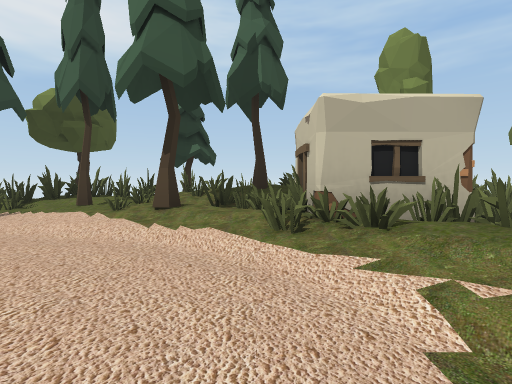
View 1 (above)

24 first-person views from a walk through a 3-D level made in the Unity game engine. The camera is 1.2 m above the floor, tilts 2° down and sees 85° across. The floor is counted in squares, 2 m on a side. Each view is taken from the middle of a square. On the plan, view 1 faces up. The plan holds only what a view shows up to about 9 squares ahead; the rest is blank. The place goes on beyond the plan. The player is left out.

View 2
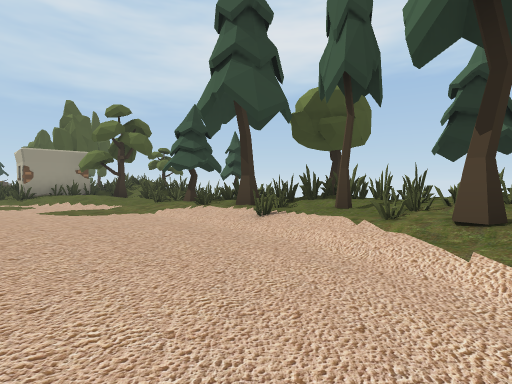

View 3
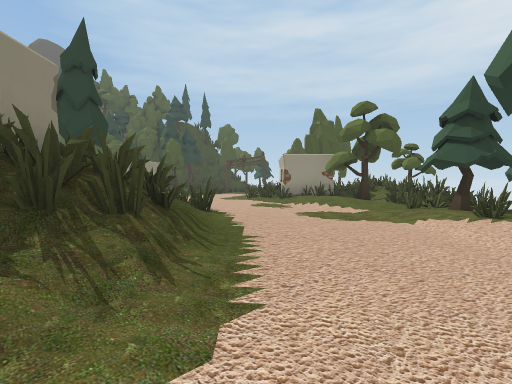

View 4
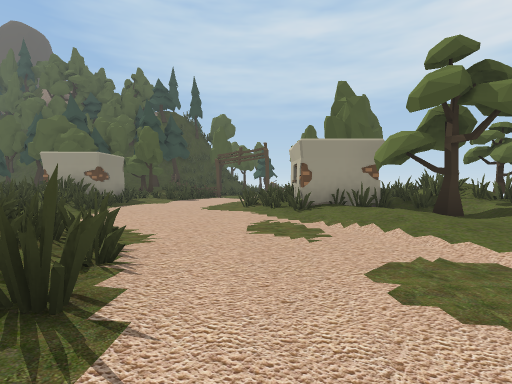

View 5
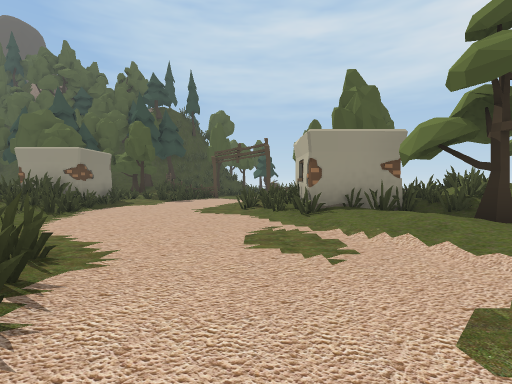

View 6
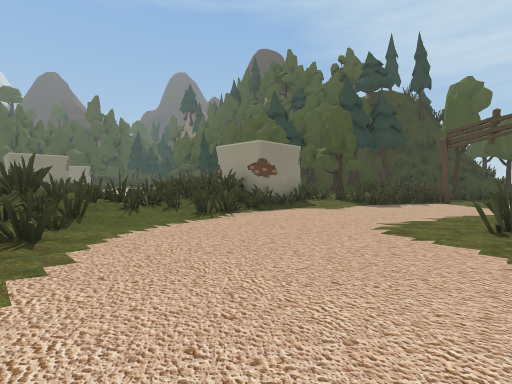

View 7
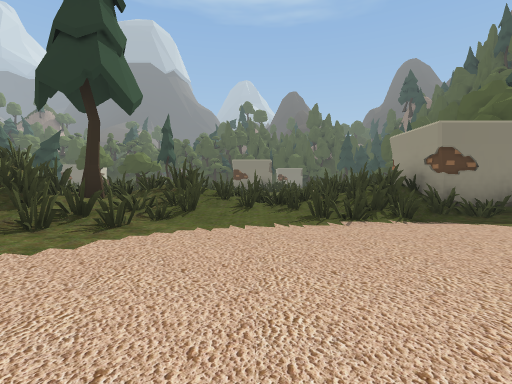

View 8
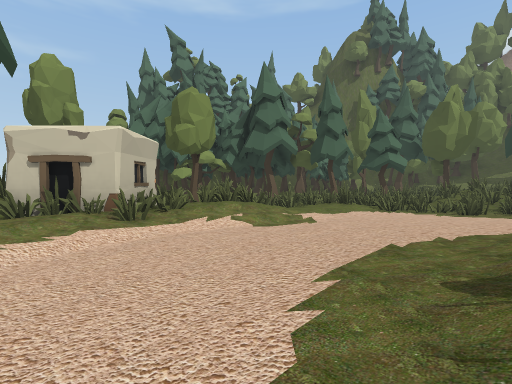

View 9
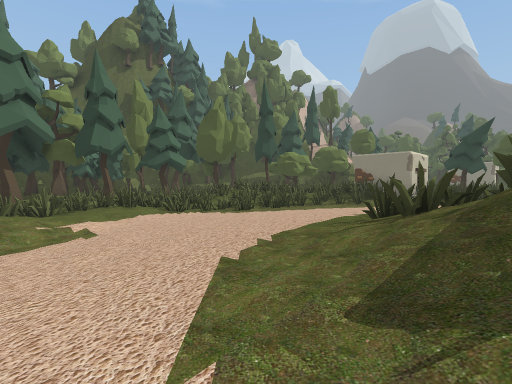

View 10
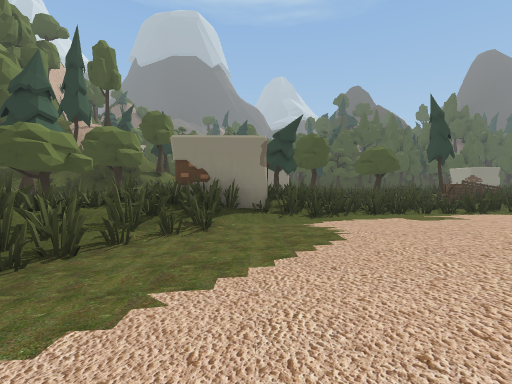

View 11
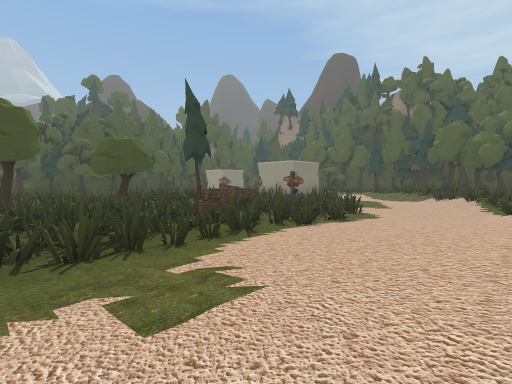

View 12
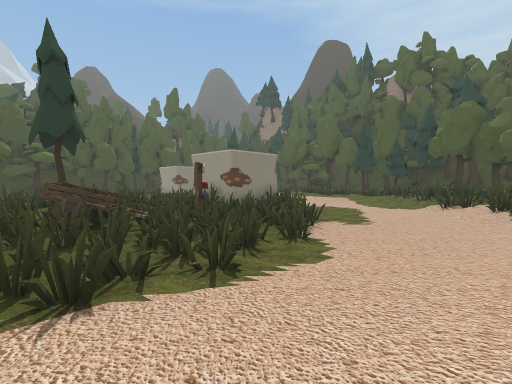

View 13
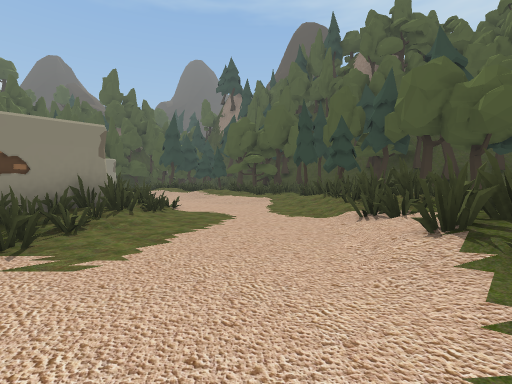

View 14
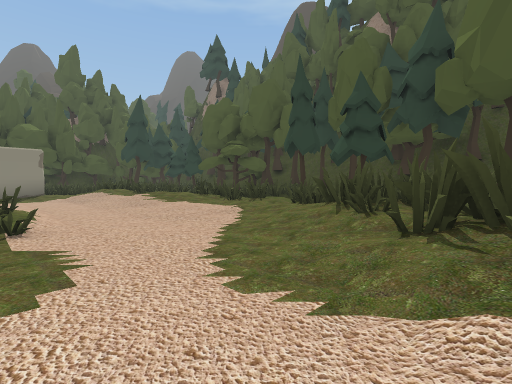

View 15
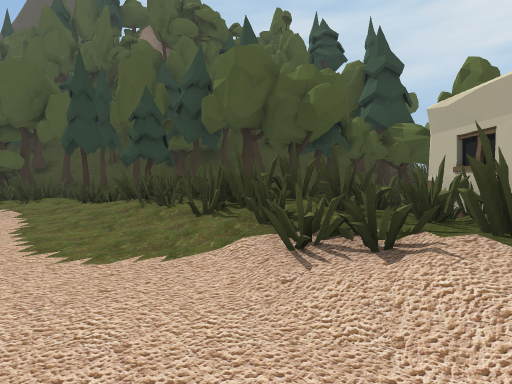

View 16
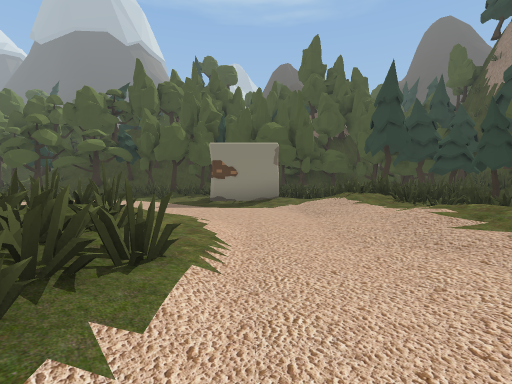

View 17
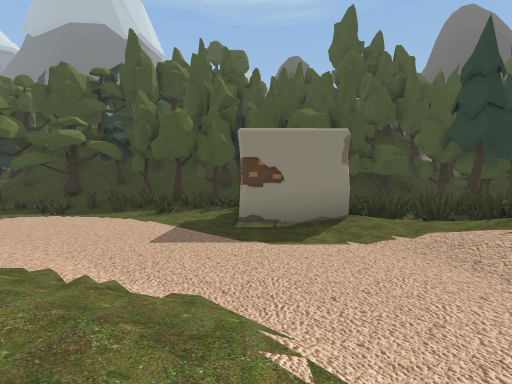

View 18
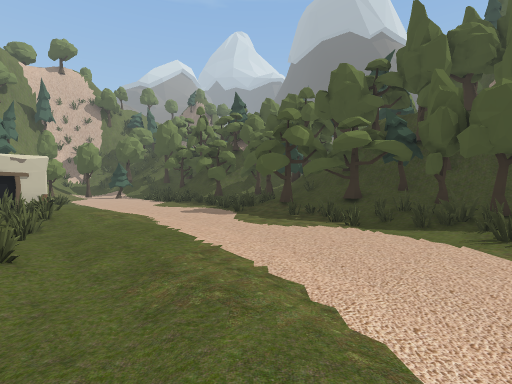

View 19
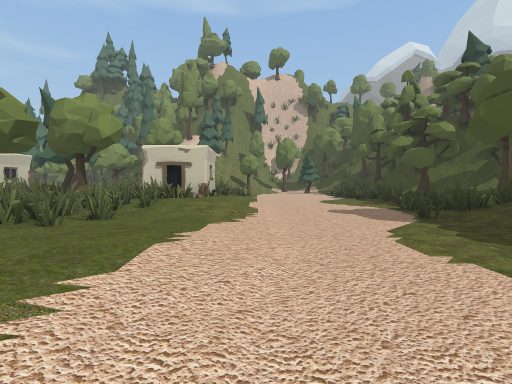

View 20
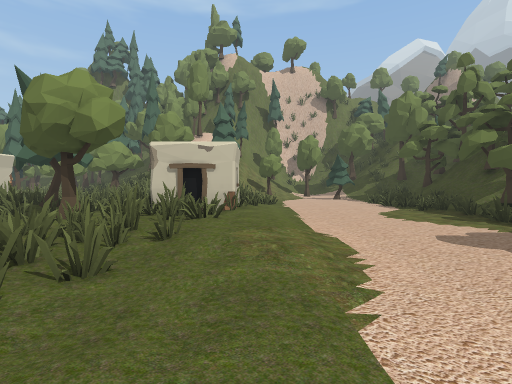

View 21
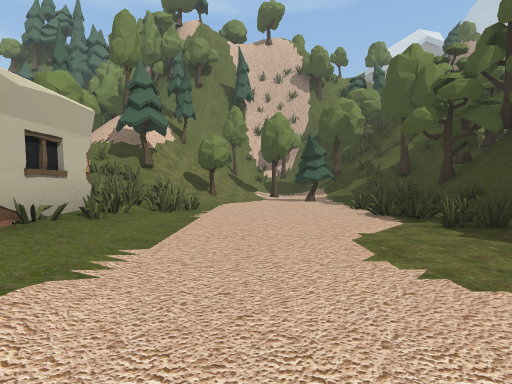

View 22
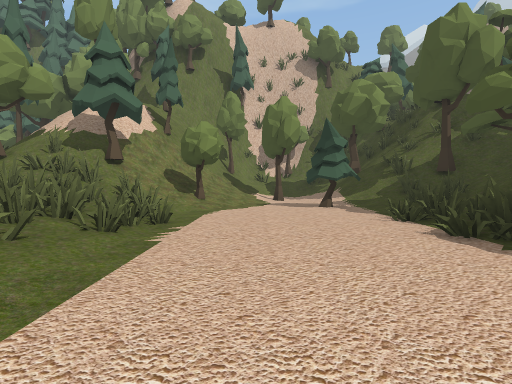

View 23
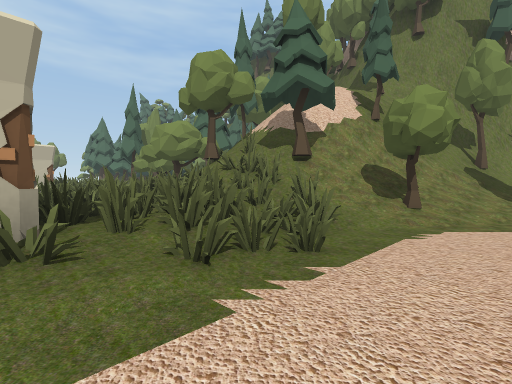

View 24
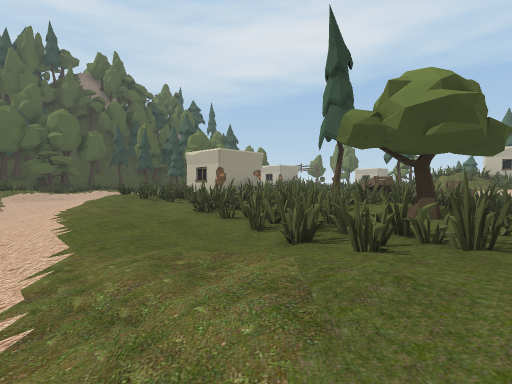

### Floor plan
Key: @ floor where view 1 was taken; # wall or solid block; . main floor; : floor 0.25 m higher than the main floor; + floor 0.5 m higher than the main floor; * floor 0.75 m higher than the main floor; % floor 1 m higher than the main floor; / step, stairs or slope; = window, fence, low wall or low ledge; v drop or lower ground; T pine tree; R tree; F fence; C crate; A cart; S sign; O other object.
Columns run from 22 left of view 1 to 5 right of it. Each row starts with its distance up from view 1.
  8          RR  OO     TT
  7         #RR vOO  RR=T###
  6        =#####=##===##=T#
  5        ==##R==TTT/=T===#
  4          ##R+/T://=//T=#####
  3          ##///...:::./=#O#R#
  2       ####/...::::::::./==+#
  1       =#=...::::/++//:://==#
  0   .........:::=#/##//:@:/:==
 -1   FF.......::=#####////:::==
 -2    #=.....::==# ####=+/::/==
 -3    #=:..==:#=###   #=+/::===
 -4    R=#O##==#=T=#     //:==##
 -5 TR   ####==#===#    *//:==##
 -6  R##=###====== //**///::=###
 -7 RT  ==###=::::://////::=####
 -8 R%R   ##=...:::/+++/::/=##=
 -9 T R ==#=.....==/===:=##O#=
-10 R  ===#:...=====##===####=#R
-11 RTTT#=/...===S##OC===####  R
-12 RR#T=/...#=#=##A===####== RR
-13  RT=//..=###===###=###=== RR
-14 T=##//:.####=#=T##:=#T=##=vv
-15 R===//:.=#O#==#=#R:RR==##=R#
-16 R# #///./=======#==:======##
-17 RR =///./=//:/======##O=####
-18 O  ==//..////:://===#####=#T
-19    ==//....///+////++/#=#==R
-20  T====//......///////...=.//
-21 ##====+##...................
-22  ##===## /.................T
-23   T===#O /=:==.=.==....=.=TT
-24 T T===   ====#==R#======#=:/
-25 RRR  R   RRRR R  #===R=#####
-26  R         =      O #####

Positions as (right, up) in squares from view 1, and headings:
1: (0, 0), facing up
2: (-1, 1), facing up-left
3: (-2, 1), facing left
4: (-6, 1), facing left
5: (-7, 1), facing left
6: (-10, 1), facing down-left
7: (-12, 1), facing down
8: (-4, 1), facing right
9: (-3, 1), facing down-right
10: (0, -3), facing down
11: (-2, -6), facing down-left
12: (-6, -7), facing down-left
13: (-11, -7), facing down-left
14: (-14, -9), facing down-left
15: (-13, -9), facing left
16: (-15, -13), facing down
17: (-14, -16), facing down
18: (-12, -17), facing down-right
19: (-10, -20), facing right
20: (-8, -19), facing right
21: (-4, -21), facing right
22: (-2, -21), facing right
23: (0, -21), facing up-right
24: (-4, -20), facing up-left
